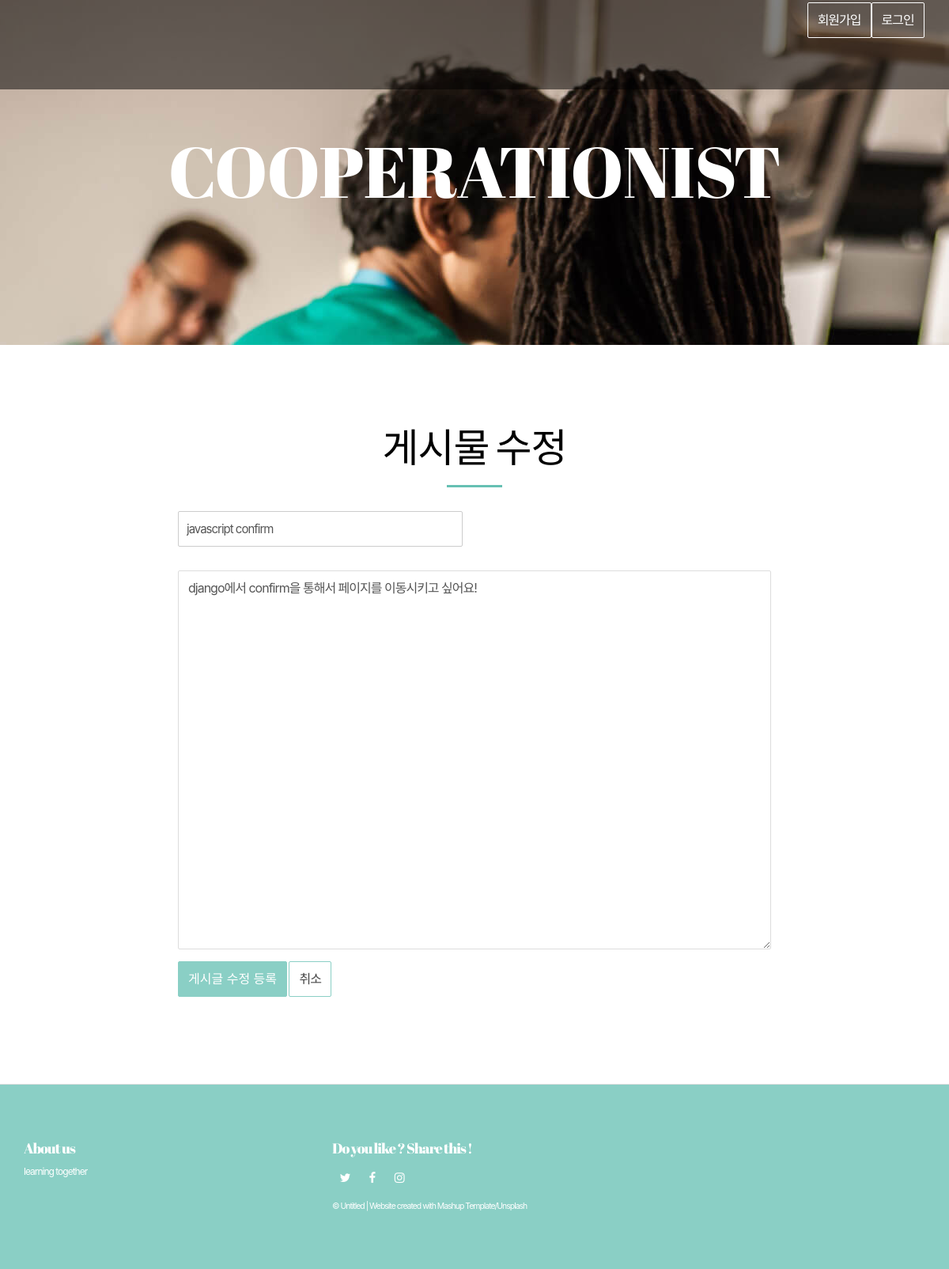
The app's page /myWriting/myArticle/updateList/?id=2, older data.
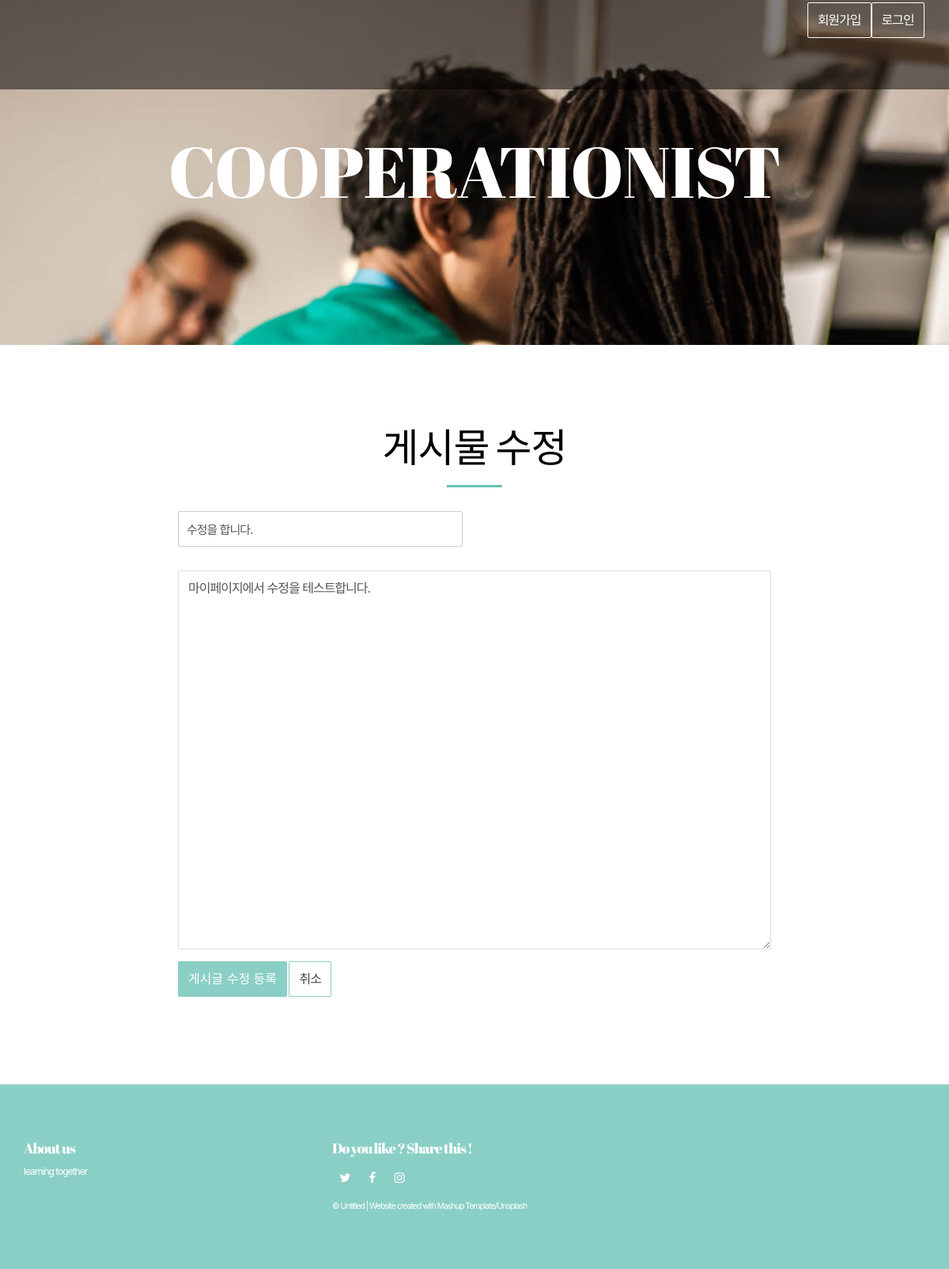
The same page, newer data.
### web01/models.py (models this page shows)
class Content(models.Model):
    objects = models.Manager()
    title = models.CharField(max_length=105)
    context = models.CharField(max_length=225)
    cnt = models.IntegerField(default=0)
    userId = models.ForeignKey(User, on_delete=models.CASCADE)

### web01/views.py (the view)
# urls.py: re_path(r'updateList/$', views.updateList, name="updateList"),
def updateList(request):
    get_id = request.GET['id']
    content = Content.objects.get(id = get_id)
    return render(request,"web01/update_form.html",{'content':content})

### web01/templates/web01/update_form.html (shortened to what this page needs)
{% extends 'web01/base.html' %}
{% block content %}
<div class="section-container" id="contact-section-container">
    <div class="container contact-form-container">
        <div class="row">
            <div class="col-xs-12 col-md-offset-2 col-md-8">
                <div class="section-container-spacer">
                    <h2 class="text-center">게시물 수정</h2>
                </div>
                <form action="{%url 'updateView' %}" method="POST"> {% csrf_token %}
                    <div>
                    <div class="row">
                        <div class="col-md-6">
                            <div class="form-group">
                                <input type="text" name="title" class="form-control" placeholder="글제목" value="{{content.title}}">
                            </div>
                        </div>
                    </div>
                    <div class="row">
                        <div class="col-md-6">
                        </div>
                    </div>
                    <div class="form-group">
                        <textarea class="form-control" rows="20" name="context" placeholder="Enter your message">{{content.context}}</textarea>
                    </div>
                    <button type="submit" class="btn btn-primary">게시글 수정 등록</button>
                    <a href="{% url 'viewList' %}" class="btn btn-default">취소</a>
                </div>
                </form>
            </div>
        </div>
    </div>
</div>
{% endblock %}

Row changes from the older to the newer data that the page shows:
changed Content: title "javascript confirm" → "수정을 합니다."; context "django에서 confirm을 통해서 페이지를 이동시키고 싶어요!" → "마이페이지에서 수정을 테스트합니다."
